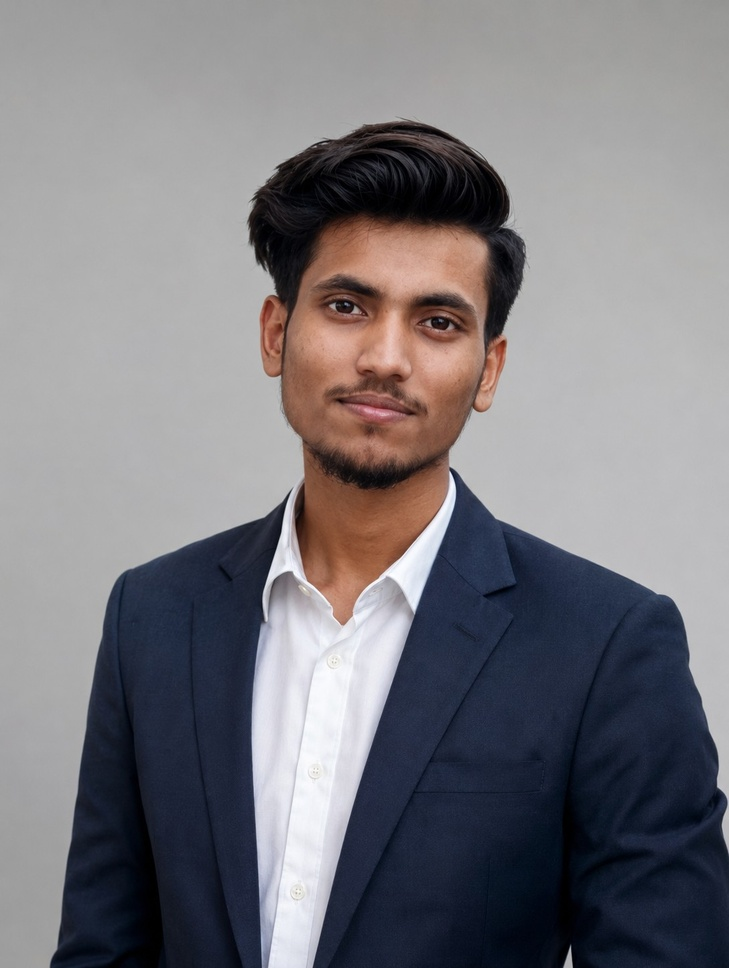
#> input picture 02_Brightness/input.jpg, 729 x 968 px, shrunk from 1088 x 1445 before the run
$ python program.py
#> lines starting #> are read from the running program, lines starting #| are printed output that depends on the picture
import cv2
import numpy as np

img = cv2.imread("input.jpg")
#> img is the input picture: shape (968, 729, 3); mean B, G, R 125.5, 120.8, 122.7

brightness = 60

before = img[50, 50].copy()
#> before = [160, 160, 160]

bright_img = cv2.add(img, np.full(img.shape, brightness, dtype=np.uint8))
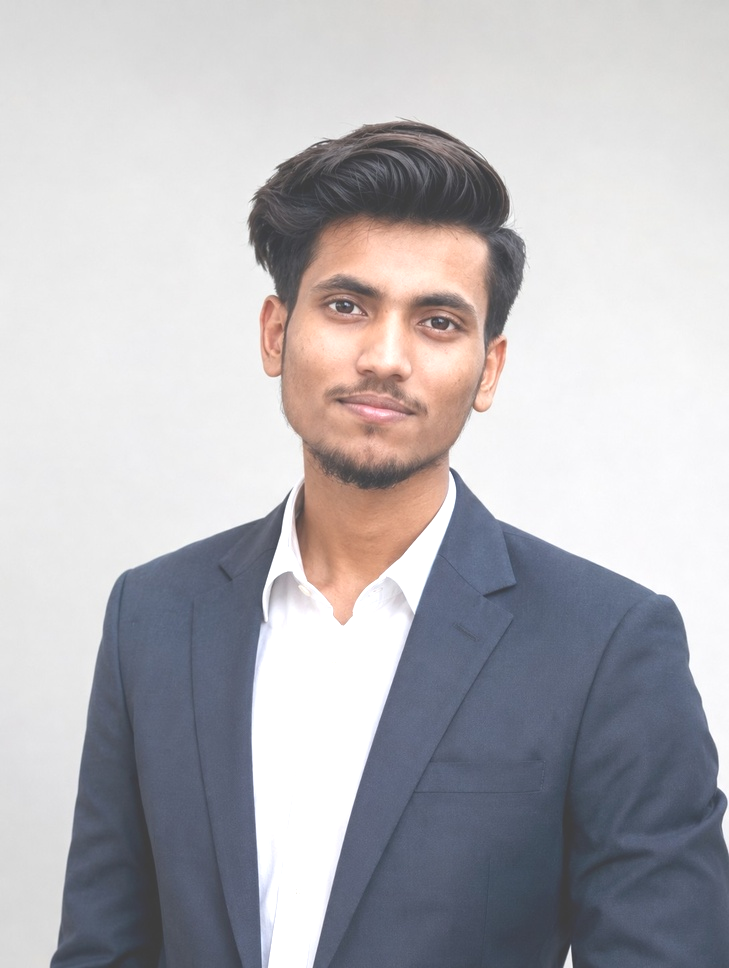
#> bright_img: shape (968, 729, 3); mean B, G, R 183.5, 179.2, 180.9

cv2.imwrite("output.png", bright_img)

after = bright_img[50, 50]
#> after = [220, 220, 220]

print("Pixel before:", before)
#| Pixel before: [160 160 160]
print("Pixel after:", after)
#| Pixel after: [220 220 220]
print("Brightness added:", brightness)
